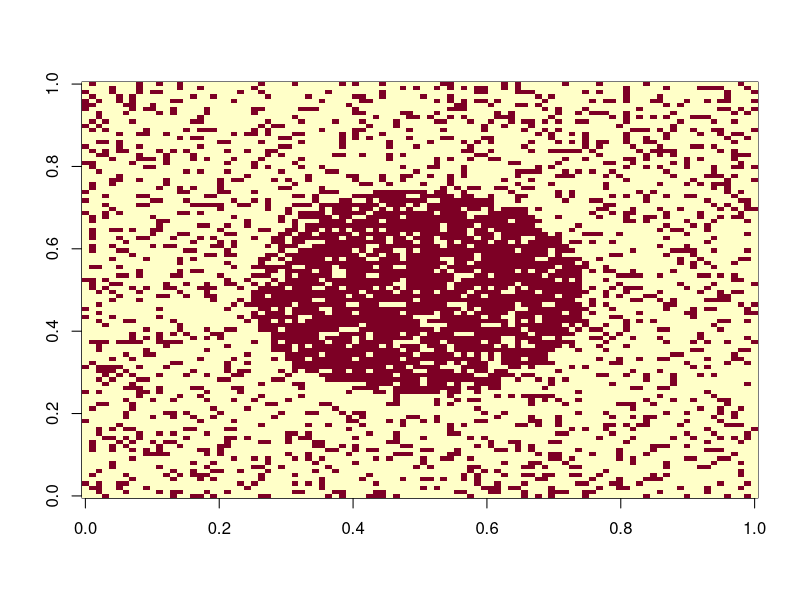
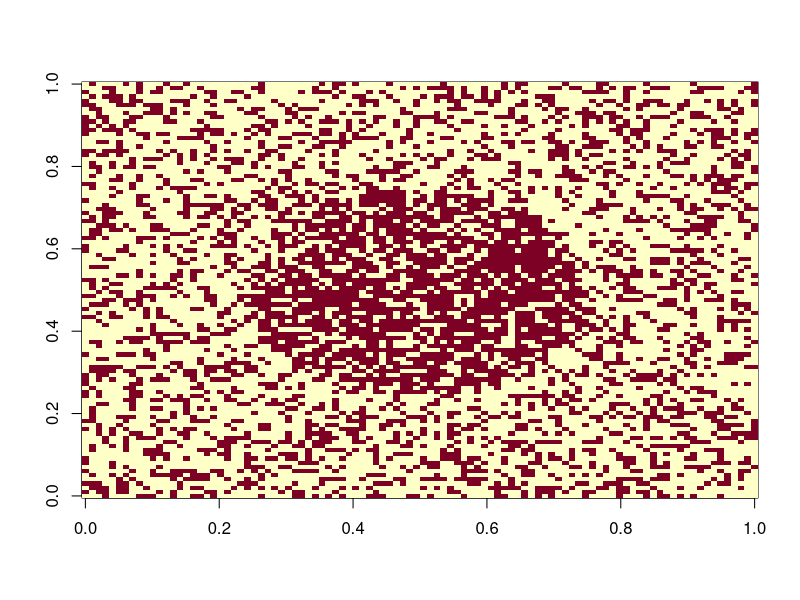
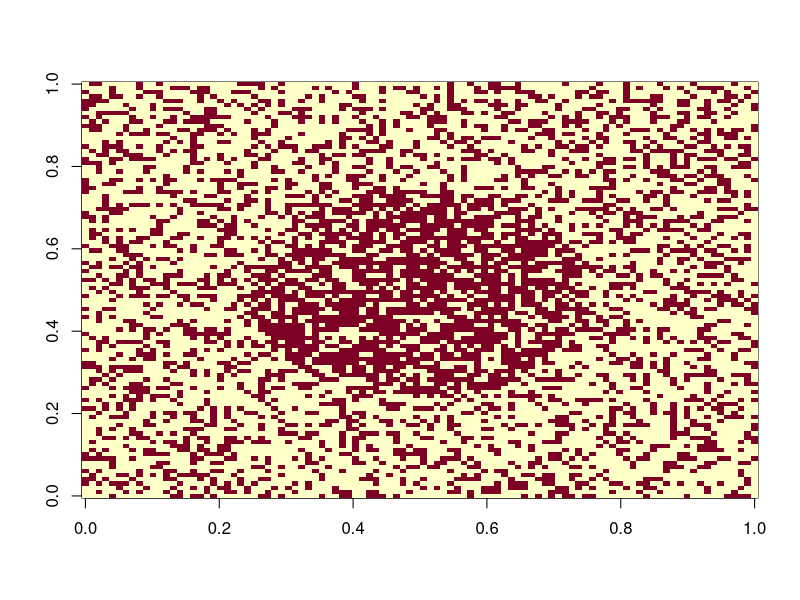
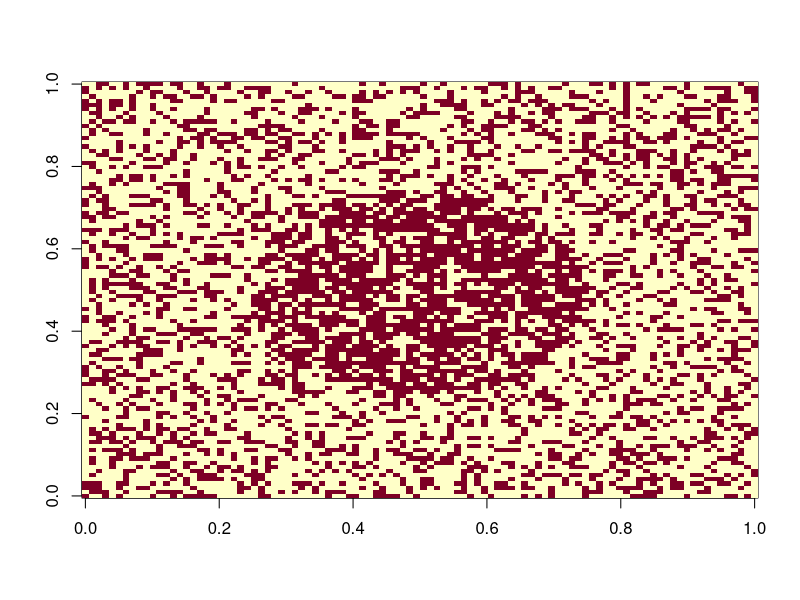
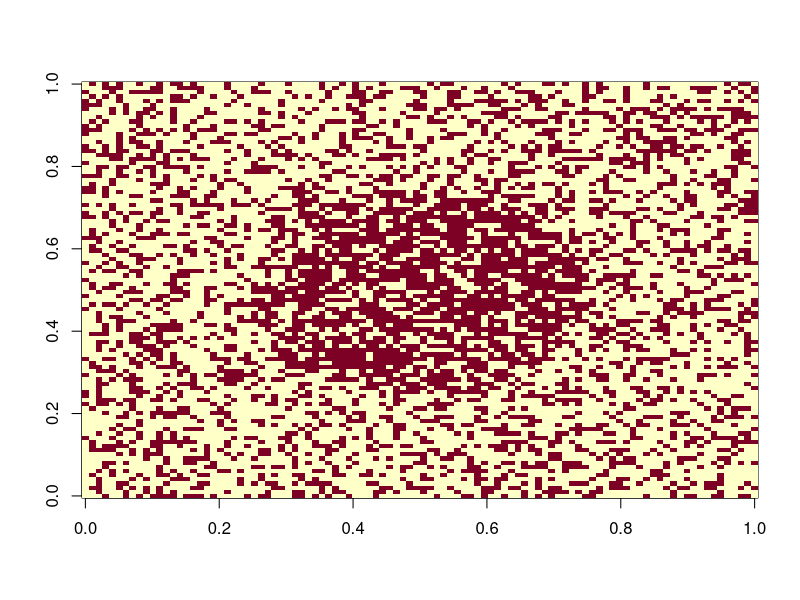
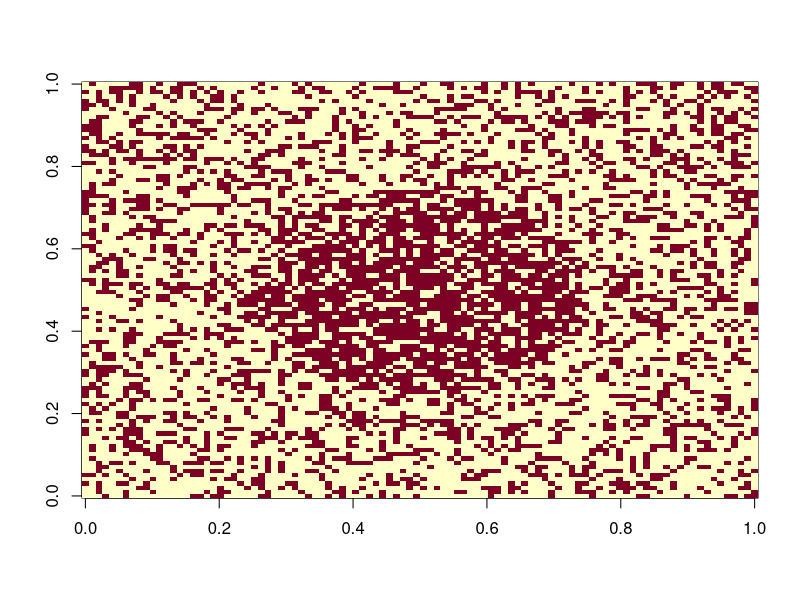
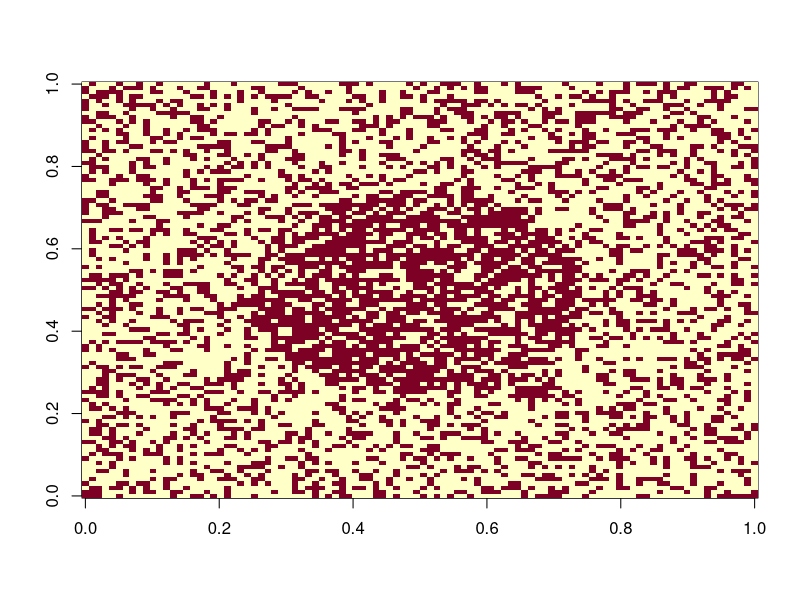
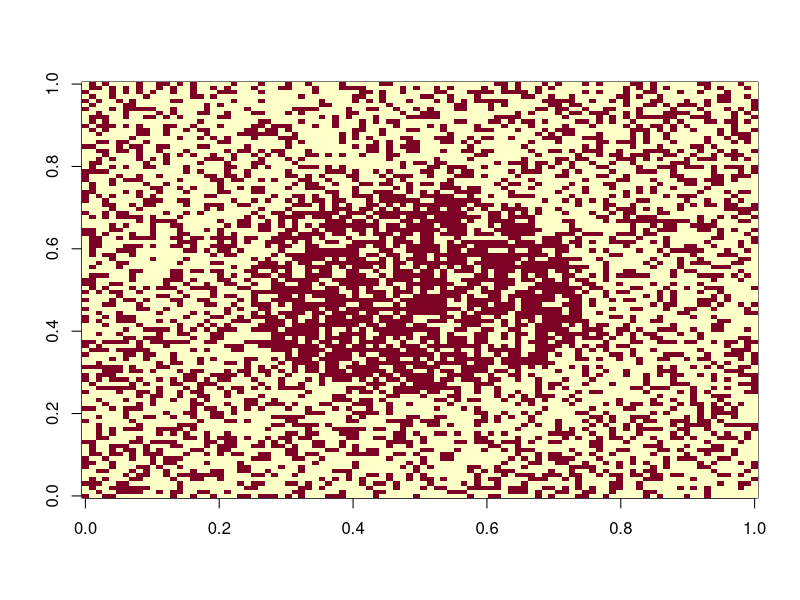

Write R code to recreate these figures, in order.
moins <- function(i) {
  if (i == 1){
    return (100)
  } else {
    return (i - 1)
  }
}

plus <- function(i) {
  if (i == 100){
    return (1)
  } else {
    return (i + 1)
  }
}
image(y<-as.matrix(read.table("imagetd7.txt")))
alpha=log(2);beta= 0.00000001
theta=y
for (iter in 1:100){
  for(i in 1:100)
    for(j in 1:100)
    {
      sij = theta[moins(i),moins(j)]+ theta[moins(i),plus(j)]+ theta[plus(i),moins(j)]+ theta[plus(i),plus(j)]
      pij = exp(beta*sij+alpha*y[i,j])
      p = exp(beta*sij+alpha*y[i,j])+exp(-beta*sij-alpha*y[i,j])
      theta[i,j]=sample(c(-1,+1),1, prob=c(1-pij/p, pij/p)) }
  image(theta)}
